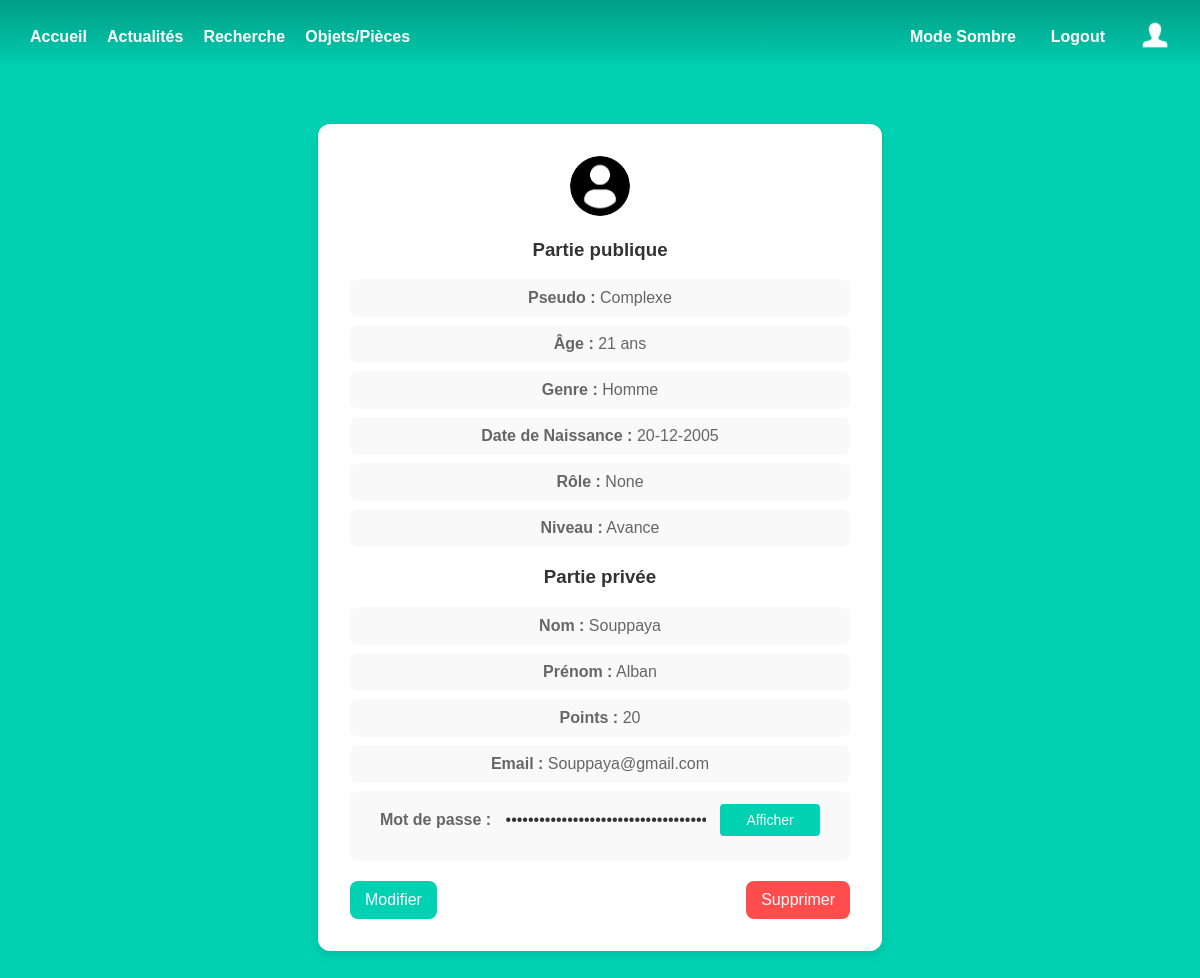
/profile (signed in), run on an earlier commit of the app's database.
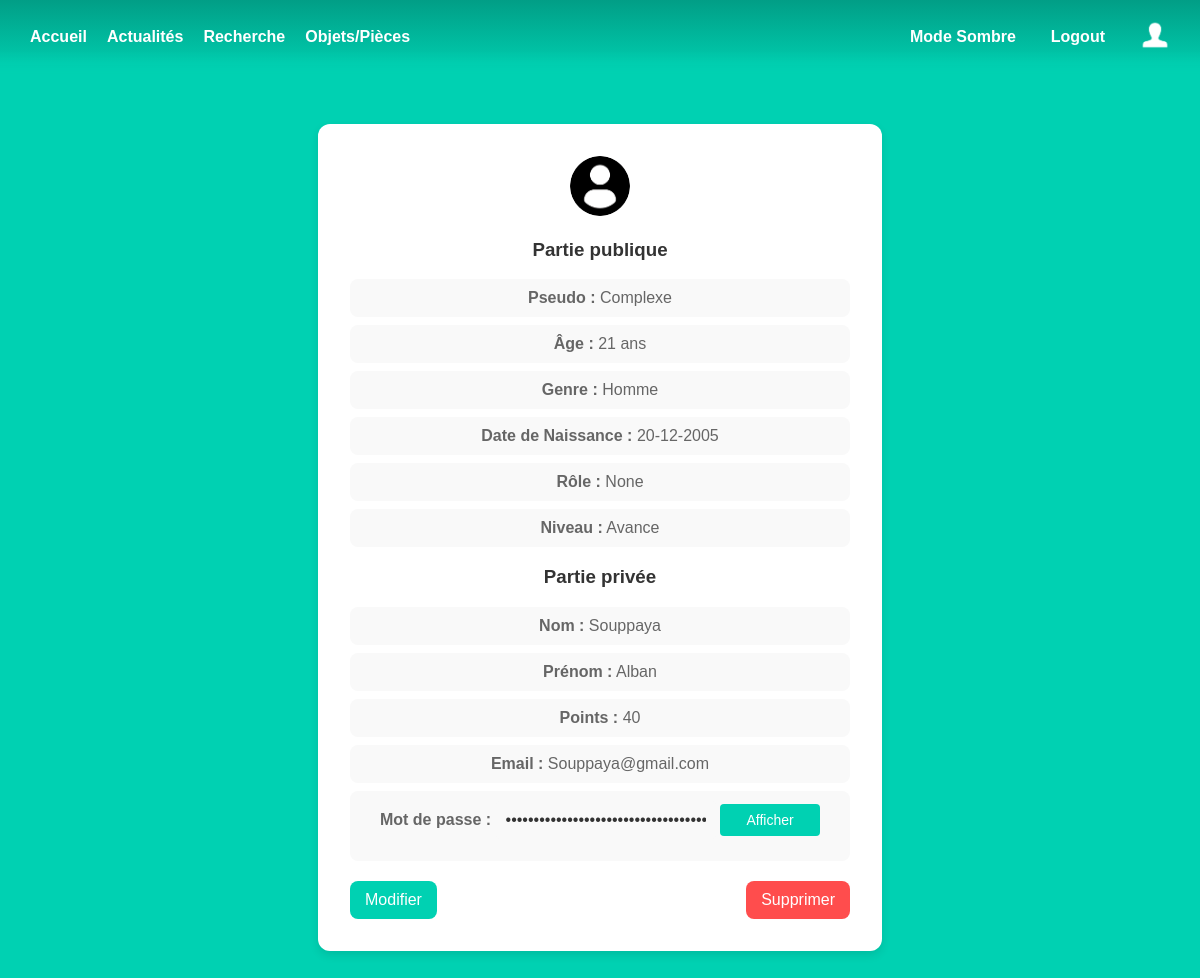
And on a later commit of the database.
### models.py (models this page shows)
class User(UserMixin, db.Model):
    id = db.Column(db.Integer, primary_key=True)
    email = db.Column(db.String(100), unique=True, index=True)
    pseudo = db.Column(db.String(100), unique=True, index=True)
    password = db.Column(db.String(100))
    lastname = db.Column(db.String(1000))
    firstname = db.Column(db.String(100))
    level = db.Column(db.String, default="Debutant")
    role = db.Column(db.String)
    age = db.Column(db.Integer)
    gender = db.Column(db.String(100))
    point = db.Column(db.Integer, default=0)
    birthdate = db.Column(db.Date)
    image = db.Column(db.LargeBinary)
    confirmed = db.Column(db.Boolean, default=False)

### main.py (the view)
@main.route('/profile')
@login_required
def profile():
    return render_template('profile.html')

### templates/profile.html (shortened to what this page needs)
{% extends "base.html" %}
{% block content %}
    <div class="user-container">
        {% if current_user.image %}
            <imgwidth="60" height="60">
        {% else %}
            <img src="{{ url_for('static', filename='utilisateur-de-profil-sans-fond.png') }}"  width="60" height="60">
        {% endif %}
        <div class="user-info">
            <h3>Partie publique</h3>
                <p><strong>Pseudo :</strong> {{ current_user.pseudo }}</p>
                <p><strong>Âge :</strong> {{ current_user.age }} ans</p>
                <p><strong>Genre :</strong> {{ current_user.gender }}</p>
                <p><strong>Date de Naissance :</strong> {{ current_user.birthdate.strftime('%d-%m-%Y')}}</p>
                <p><strong>Rôle :</strong> {{ current_user.role }}</p>
                <p><strong>Niveau :</strong> {{ current_user.level }}</p>
            <h3>Partie privée</h3>
                <p><strong>Nom :</strong> {{ current_user.lastname }}</p>
                <p><strong>Prénom :</strong> {{ current_user.firstname }}</p>
                <p><strong>Points :</strong> {{ current_user.point }}</p>
                <p><strong>Email :</strong> {{ current_user.email }}</p>
                <p><strong>Mot de passe :</strong>
                    <input type="password" id="password-field" value="{{ current_user.password }}" readonly>
                    <button type="button" id="toggle-password" onclick="togglePassword()">Afficher</button>
                </p>
        </div>
        <div class="user-actions">
            <a href="{{ url_for('main.edit_user1') }}">
                <button class="edit-btn">Modifier</button>
            </a>
            <form method="POST" action="{{ url_for('main.delete_profile') }}" onsubmit="return confirm('Êtes-vous sûr de vouloir supprimer votre compte ? Cette action est irréversible.')">
                <button class="delete-btn" type="submit">
                    Supprimer
                </button>
            </form>
        </div>
    </div>
{% endblock %}

What changed in the data, as far as the page shows it:
changed User "Complexe": point "20" → "40"
